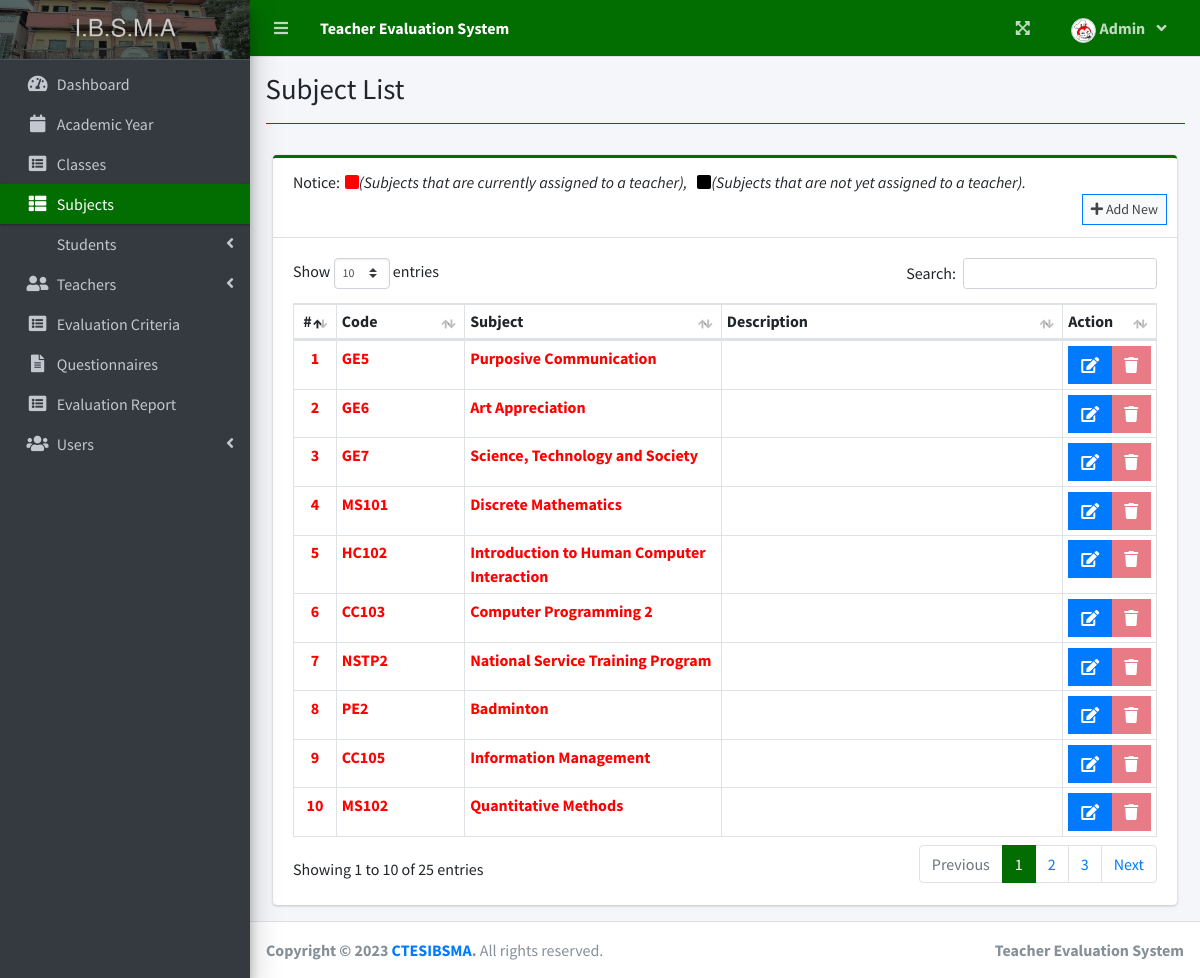
The page /index.php?page=subject_list (signed in) on the database its author committed.
### tables this page shows
CREATE TABLE `subject_list` (
  `id` int(30) NOT NULL,
  `code` varchar(50) NOT NULL,
  `subject` text NOT NULL,
  `description` text NOT NULL
);

### admin/subject_list.php (the view, shortened to what this page needs)
<?php include 'db_connect.php' ?>
<div class="col-lg-12">
	<div class="card card-outline card-primary">
		<div class="card-header">
		<div class="notice01">
			Notice:<i class = "limebox" style = "margin: 0 5px;"> <span class = "colorlime"></span>  (Subjects that are currently assigned to a teacher),</i > <i class = "redbox" style = "margin: 0 5px;"> <span class = "colorred" ></span> (Subjects that are not yet assigned to a teacher).</i>
		 </div>
			<div class="card-tools">
				<a class="btn btn-block btn-sm btn-default btn-flat border-primary new_subject" href="javascript:void(0)"><i class="fa fa-plus"></i> Add New</a>
			</div>
		</div>
		<div class="card-body">
			<table class="table table-sm table-hover table-bordered" id="list">
				<colgroup>
					<col width="5%">
					<col width="15%">
					<col width="30%">
					<col width="40%">
					<col width="15%">
				</colgroup>
				<thead>
					<tr>
						<th class="text-center">#</th>
						<th>Code</th>
						<th>Subject</th>
						<th>Description</th>
						<th>Action</th>
					</tr>
				</thead>
				<tbody>
					<?php
					$i = 1;
					$qryas = $conn->query("SELECT sl1.id as subid, concat(firstname,' ',lastname) as name FROM assignedsubjects t1,faculty_list f1, subject_list sl1
					WHERE   t1.subject_ID = sl1.id and t1.instructor_ID = f1.id; ");
					$array_qryas = [];
					if($qryas->num_rows > 0 ){
						while($row2 = $qryas->fetch_assoc()){
						array_push($array_qryas,array($row2["subid"],$row2['name']));
						}
					}
					$qry = $conn->query("SELECT * FROM  subject_list ");
					while ($row = $qry->fetch_assoc()) :
					?>
						<tr  style='color: <?php
									if (isset($array_qryas)) {
										$mer= 0;
										foreach ($array_qryas as $key => $value) {
											if($value[0] == $row['id']){
												$mer=1;
											}
										}
										if($mer == 1)echo 'var(--red)';
										if($mer == 0) echo 'var(--black)';
									}
										?>;'  >
							<th class="text-center"><?php echo $i++ ?></th>
							<td>
							<b><?php echo $row['code'] ?></b></td>
							<td  >
							<div class="tooltip1" ><b>
								<?php echo $row['subject'] ?></b>
								</div>
							</td>
							<td><b><?php echo $row['description'] ?></b></td>
							<td class="text-center">
								<div class="btn-group">
									<a href="javascript:void(0)" data-id='<?php echo $row['id'] ?>' class="btn btn-primary btn-flat manage_subject">
										<i class="fas fa-edit"></i>
									</a>
									<button <?php
									if (isset($array_qryas)) {
										$mer= 0;
										foreach ($array_qryas as $key => $value) {
											if($value[0] == $row['id']){
												$mer=1;
											}
										}
										if($mer == 1) echo "disabled title='Subjects that is currently assigned to an instructor cannot be deleted'";
									}
										?> type="button" class="btn btn-danger btn-flat delete_subject" data-id="<?php echo $row['id'] ?>">
										<i class="fas fa-trash"></i>
									</button>
								</div>
							</td>
						</tr>
					<?php endwhile; ?>
				</tbody>
			</table>
		</div>
	</div>
</div>

### index.php (style rules this page uses)
.card-outline { border-color: #026e02 !important; }

### admin/subject_list.php (style rules this page uses)
.tooltip1 { position: relative; display: inline-block; z-index: 1; }
:root { --red:red; --black:black; }
.redbox { display: flex; align-items: center; }
.colorred { width: 14px; height: 14px; background-color: var(--black); border-radius: 2px; align-items:center; }
.limebox { display: flex; align-items: center; }
.colorlime { width: 14px; height: 14px; background-color: var(--red); border-radius: 2px; align-items:center; }
.notice01 { display: flex; }

### rows shown on the page
subject_list: code "GE5", subject "Purposive Communication"
subject_list: code "GE6", subject "Art Appreciation"
subject_list: code "GE7", subject "Science, Technology and Society"
subject_list: code "MS101", subject "Discrete Mathematics"
subject_list: code "HC102", subject "Introduction to Human Computer Interaction"
subject_list: code "CC103", subject "Computer Programming 2"
subject_list: code "NSTP2", subject "National Service Training Program"
subject_list: code "PE2", subject "Badminton"
subject_list: code "CC105", subject "Information Management"
subject_list: code "MS102", subject "Quantitative Methods"

### other values the page prints
$_SESSION['system']['name'] "Teacher Evaluation System"
$_SESSION['login_firstname'] "Admin"
$title "Subject List"
